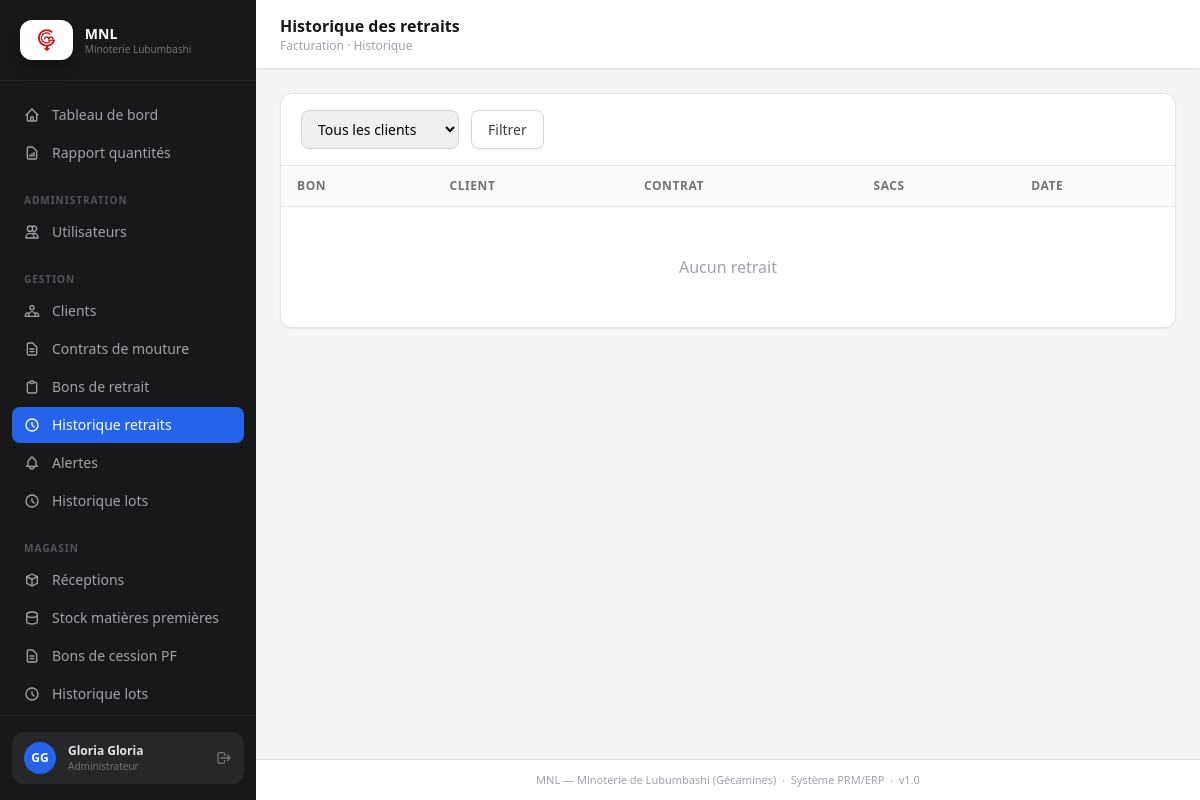
The app's page /facturation/mes-retraits/ (signed in) with its own data.
### accounts/models.py (models this page shows, shortened)
class Utilisateur(AbstractUser):
    ROLES = [
        ('ADMIN',       'Administrateur'),
        ('COMPTABLE',   'Comptable'),
        ('MAGASINIER',  'Magasinier'),
        ('LABORANTIN',  'Laborantin'),
        ('MEUNIER',     'Meunier'),
        ('CLIENT',      'Client'),
    ]
    username   = None
    email      = models.EmailField(unique=True)
    nom        = models.CharField(max_length=100)
    prenom     = models.CharField(max_length=100)
    telephone  = models.CharField(max_length=20, blank=True)
    role       = models.CharField(max_length=20, choices=ROLES)
    actif      = models.BooleanField(default=True)
    profil_client = models.OneToOneField(
        'clients.Client', on_delete=models.SET_NULL,
        null=True, blank=True, related_name='compte_utilisateur',
        help_text="Fiche client liée (rôle Client uniquement)",
    )
    USERNAME_FIELD  = 'email'
    REQUIRED_FIELDS = ['nom', 'prenom', 'role']
    objects = UtilisateurManager()
    class Meta:
        verbose_name = 'Utilisateur'
        verbose_name_plural = 'Utilisateurs'
        ordering = ['nom', 'prenom']

### facturation/views.py (the view)
# urls.py: path('mes-retraits/',            views.MesRetraitsView.as_view(),       name='mes_retraits'),
class MesRetraitsView(ComptableRequiredMixin, View):
    def get(self, request):
        qs = BonRetrait.objects.select_related('client', 'contrat').order_by('-date_retrait')
        client_id = request.GET.get('client', '').strip()
        if client_id:
            qs = qs.filter(client_id=client_id)
        paginator = Paginator(qs, 20)
        page_obj = paginator.get_page(request.GET.get('page'))
        from clients.models import Client
        return render(request, 'facturation/bons/mes_retraits.html', {
            'page_obj': page_obj,
            'clients': Client.objects.order_by('nom', 'prenom')[:100],
        })

### clients/models.py (called while the page is built)
    def __str__(self):
        return f"{self.nom} {self.prenom}"

### core/context_processors.py (called while the page is built)
def alertes(request):
    if not request.user.is_authenticated:
        return {'alerte_count': 0, 'client_notification_count': 0}
    if request.user.role == 'CLIENT' and request.user.profil_client_id:
        count = NotificationClient.objects.filter(
            client=request.user.profil_client, lu=False,
        ).count()
        return {'alerte_count': count, 'client_notification_count': count}
    count = Alerte.objects.filter(destinataire=request.user, lu=False).count()
    return {'alerte_count': count, 'client_notification_count': 0}

### facturation/views.py (called while the page is built)
    def dispatch(self, request, *args, **kwargs):
        if not request.user.is_authenticated or request.user.role not in ('ADMIN', 'COMPTABLE'):
            messages.error(request, "Accès réservé au comptable.")
            return redirect('core:dashboard')
        return super().dispatch(request, *args, **kwargs)

### templates/facturation/bons/mes_retraits.html (shortened to what this page needs)
{% extends 'base.html' %}
{% block page_title %}Historique des retraits{% endblock %}
{% block breadcrumb %}<p class="text-xs text-zinc-400">Facturation · Historique</p>{% endblock %}
{% block content %}
<div class="card overflow-hidden">
  <div class="px-5 py-4 border-b flex gap-3">
    <form method="get" class="flex gap-3">
      <select name="client" class="px-3 py-2 text-sm border border-zinc-300 rounded-lg">
        <option value="">Tous les clients</option>
      </select>
      <button type="submit" class="btn-secondary">Filtrer</button>
    </form>
  </div>
  <table class="w-full">
    <thead class="bg-zinc-50 border-b"><tr>
      <th class="table-th">Bon</th><th class="table-th">Client</th><th class="table-th">Contrat</th>
      <th class="table-th">Sacs</th><th class="table-th">Date</th>
    </tr></thead>
    <tbody class="divide-y divide-zinc-100">
      {% for b in page_obj %}
      <tr>
        <td class="table-td font-mono text-xs">{{ b.numero_bon }}</td>
        <td class="table-td">{{ b.client }}</td>
        <td class="table-td font-mono text-xs">{{ b.contrat.numero_contrat }}</td>
        <td class="table-td">{{ b.quantite_sacs }}</td>
        <td class="table-td text-zinc-400">{{ b.date_retrait|date:"d/m/Y" }}</td>
      </tr>
      {% empty %}
      <tr><td colspan="5" class="py-12 text-center text-zinc-400">Aucun retrait</td></tr>
      {% endfor %}
    </tbody>
  </table>
</div>
{% endblock %}

### templates/base.html (shortened to what this page needs)
<!DOCTYPE html>
<html lang="fr" class="h-full">
<head>
  {% load static %}
  <script src="https://cdn.tailwindcss.com"></script>
</head>
<body class="h-full flex bg-zinc-100">
<aside class="w-64 shrink-0 flex flex-col bg-zinc-900 h-screen sticky top-0">
  <div class="flex items-center gap-3 px-5 py-5 border-b border-zinc-800">
    <div class="h-10 px-2 rounded-xl bg-white flex items-center justify-center shrink-0 shadow-lg shadow-black/20">
      <img src="{% static 'images/logo-mnl.png' %}" alt="Logo MNL — Gécamines" class="h-7 w-auto object-contain">
    </div>
    <div>
      <p class="text-sm font-bold text-white leading-tight">MNL</p>
      <p class="text-[10px] text-zinc-500 leading-tight">Minoterie Lubumbashi</p>
    </div>
  </div>
  <nav class="flex-1 px-3 py-4 overflow-y-auto space-y-0.5">
    {% with path=request.path %}
    <a href="{% url 'core:dashboard' %}" class="nav-link {% if '/dashboard/' in path %}active{% endif %}">
      <svg class="w-4 h-4 shrink-0" fill="none" viewBox="0 0 24 24" stroke="currentColor" stroke-width="2">
        <path stroke-linecap="round" stroke-linejoin="round" d="M3 12l2-2m0 0l7-7 7 7M5 10v10a1 1 0 001 1h3m10-11l2 2m-2-2v10a1 1 0 01-1 1h-3m-6 0a1 1 0 001-1v-4a1 1 0 011-1h2a1 1 0 011 1v4a1 1 0 001 1m-6 0h6"/>
      </svg>
      Tableau de bord
    </a>
    {% if user.role in 'ADMIN,COMPTABLE' %}
    <a href="{% url 'core:rapport' %}" class="nav-link {% if '/rapport/' in path %}active{% endif %}">
      <svg class="w-4 h-4 shrink-0" fill="none" viewBox="0 0 24 24" stroke="currentColor" stroke-width="2">
        <path stroke-linecap="round" stroke-linejoin="round" d="M9 17v-2m3 2v-4m3 4v-6m2 10H7a2 2 0 01-2-2V5a2 2 0 012-2h5.586a1 1 0 01.707.293l5.414 5.414a1 1 0 01.293.707V19a2 2 0 01-2 2z"/>
      </svg>
      Rapport quantités
    </a>
    {% endif %}
    {% if user.role == 'ADMIN' %}
    <p class="nav-section">Administration</p>
    <a href="{% url 'accounts:users_list' %}" class="nav-link {% if '/accounts/users' in path %}active{% endif %}">
      <svg class="w-4 h-4 shrink-0" fill="none" viewBox="0 0 24 24" stroke="currentColor" stroke-width="2">
        <path stroke-linecap="round" stroke-linejoin="round" d="M12 4.354a4 4 0 110 5.292M15 21H3v-1a6 6 0 0112 0v1zm0 0h6v-1a6 6 0 00-9-5.197M13 7a4 4 0 11-8 0 4 4 0 018 0z"/>
      </svg>
      Utilisateurs
    </a>
    {% endif %}
    {% if user.role in 'ADMIN,COMPTABLE' %}
    <p class="nav-section">Gestion</p>
    <a href="{% url 'clients:list' %}" class="nav-link {% if '/clients/' in path %}active{% endif %}">
      Clients
    </a>
    <a href="{% url 'contrats:list' %}" class="nav-link {% if '/contrats/' in path %}active{% endif %}">
      <svg class="w-4 h-4 shrink-0" fill="none" viewBox="0 0 24 24" stroke="currentColor" stroke-width="2">
        <path stroke-linecap="round" stroke-linejoin="round" d="M9 12h6m-6 4h6m2 5H7a2 2 0 01-2-2V5a2 2 0 012-2h5.586a1 1 0 01.707.293l5.414 5.414a1 1 0 01.293.707V19a2 2 0 01-2 2z"/>
      </svg>
      Contrats de mouture
    </a>
    <a href="{% url 'facturation:bons_list' %}" class="nav-link {% if '/facturation/bons' in path %}active{% endif %}">
      <svg class="w-4 h-4 shrink-0" fill="none" viewBox="0 0 24 24" stroke="currentColor" stroke-width="2">
        <path stroke-linecap="round" stroke-linejoin="round" d="M9 5H7a2 2 0 00-2 2v12a2 2 0 002 2h10a2 2 0 002-2V7a2 2 0 00-2-2h-2M9 5a2 2 0 002 2h2a2 2 0 002-2M9 5a2 2 0 012-2h2a2 2 0 012 2"/>
      </svg>
      Bons de retrait
    </a>
    <a href="{% url 'facturation:mes_retraits' %}" class="nav-link {% if '/facturation/mes-retraits' in path %}active{% endif %}">
      <svg class="w-4 h-4 shrink-0" fill="none" viewBox="0 0 24 24" stroke="currentColor" stroke-width="2">
        <path stroke-linecap="round" stroke-linejoin="round" d="M12 8v4l3 3m6-3a9 9 0 11-18 0 9 9 0 0118 0z"/>
      </svg>
      Historique retraits
    </a>
    <a href="{% url 'facturation:alertes' %}" class="nav-link {% if '/facturation/alertes' in path %}active{% endif %}">
      Alertes
    </a>
    <a href="{% url 'production:lots_list' %}" class="nav-link {% if '/production/lots' in path %}active{% endif %}">
      <svg class="w-4 h-4 shrink-0" fill="none" viewBox="0 0 24 24" stroke="currentColor" stroke-width="2">
        <path stroke-linecap="round" stroke-linejoin="round" d="M12 8v4l3 3m6-3a9 9 0 11-18 0 9 9 0 0118 0z"/>
      </svg>
      Historique lots
    </a>
    {% endif %}
    {% if user.role in 'ADMIN,MAGASINIER' %}
    <p class="nav-section">Magasin</p>
    <a href="{% url 'magasin:receptions_list' %}" class="nav-link {% if '/magasin/receptions' in path %}active{% endif %}">
      <svg class="w-4 h-4 shrink-0" fill="none" viewBox="0 0 24 24" stroke="currentColor" stroke-width="2">
        <path stroke-linecap="round" stroke-linejoin="round" d="M20 7l-8-4-8 4m16 0l-8 4m8-4v10l-8 4m0-10L4 7m8 4v10M4 7v10l8 4"/>
      </svg>
      Réceptions
    </a>
    <a href="{% url 'magasin:stock' %}" class="nav-link {% if '/magasin/stock' in path %}active{% endif %}">
      <svg class="w-4 h-4 shrink-0" fill="none" viewBox="0 0 24 24" stroke="currentColor" stroke-width="2">
        <path stroke-linecap="round" stroke-linejoin="round" d="M4 7v10c0 2.21 3.582 4 8 4s8-1.79 8-4V7M4 7c0 2.21 3.582 4 8 4s8-1.79 8-4M4 7c0-2.21 3.582-4 8-4s8 1.79 8 4"/>
      </svg>
      Stock matières premières
    </a>
    <a href="{% url 'magasin:bons_cession_list' %}" class="nav-link {% if '/magasin/bons-cession' in path %}active{% endif %}">
      <svg class="w-4 h-4 shrink-0" fill="none" viewBox="0 0 24 24" stroke="currentColor" stroke-width="2">
        <path stroke-linecap="round" stroke-linejoin="round" d="M9 12h6m-6 4h6m2 5H7a2 2 0 01-2-2V5a2 2 0 012-2h5.586a1 1 0 01.707.293l5.414 5.414a1 1 0 01.293.707V19a2 2 0 01-2 2z"/>
      </svg>
      Bons de cession PF
    </a>
    <a href="{% url 'production:lots_list' %}" class="nav-link {% if '/production/lots' in path %}active{% endif %}">
      <svg class="w-4 h-4 shrink-0" fill="none" viewBox="0 0 24 24" stroke="currentColor" stroke-width="2">
        <path stroke-linecap="round" stroke-linejoin="round" d="M12 8v4l3 3m6-3a9 9 0 11-18 0 9 9 0 0118 0z"/>
      </svg>
      Historique lots
    </a>
    <a href="{% url 'facturation:alertes' %}" class="nav-link {% if '/facturation/alertes' in path %}active{% endif %}">
    </a>
    {% endif %}
    {% endwith %}
  </nav>
  <div class="px-3 py-4 border-t border-zinc-800">
    <div class="flex items-center gap-3 px-3 py-2.5 rounded-xl bg-zinc-800">
      <div class="w-8 h-8 rounded-full bg-blue-600 flex items-center justify-center shrink-0">
        <span class="text-xs font-bold text-white">{{ user.prenom.0|upper }}{{ user.nom.0|upper }}</span>
      </div>
      <div class="min-w-0 flex-1">
        <p class="text-xs font-semibold text-zinc-200 truncate">{{ user.prenom }} {{ user.nom }}</p>
        <p class="text-[10px] text-zinc-500 truncate">{{ user.get_role_display }}</p>
      </div>
      <a href="{% url 'accounts:logout' %}" title="Déconnexion" class="text-zinc-500 hover:text-red-400 transition-colors">
        <svg class="w-4 h-4" fill="none" viewBox="0 0 24 24" stroke="currentColor" stroke-width="2">
          <path stroke-linecap="round" stroke-linejoin="round" d="M17 16l4-4m0 0l-4-4m4 4H7m6 4v1a3 3 0 01-3 3H6a3 3 0 01-3-3V7a3 3 0 013-3h4a3 3 0 013 3v1"/>
        </svg>
      </a>
    </div>
  </div>
</aside>
<div class="flex-1 flex flex-col min-h-screen overflow-x-hidden">
  <header class="sticky top-0 z-10 bg-white border-b border-zinc-200 px-6 py-3.5 flex items-center justify-between shadow-sm">
    <div>
      <h1 class="text-base font-semibold text-zinc-900">{% block page_title %}{% endblock %}</h1>
      {% block breadcrumb %}{% endblock %}
    </div>
  </header>
  <main class="flex-1 px-6 py-6">
    {% block content %}{% endblock %}
  </main>
  <footer class="px-6 py-3 border-t border-zinc-200 text-[11px] text-zinc-400 text-center bg-white">
    MNL — Minoterie de Lubumbashi (Gécamines) &nbsp;·&nbsp; Système PRM/ERP &nbsp;·&nbsp; v1.0
  </footer>
</div>
</body>
</html>

### records on screen
Utilisateur: prenom.0 "G", nom.0 "G", prenom "Gloria", nom "Gloria", role "Administrateur"
